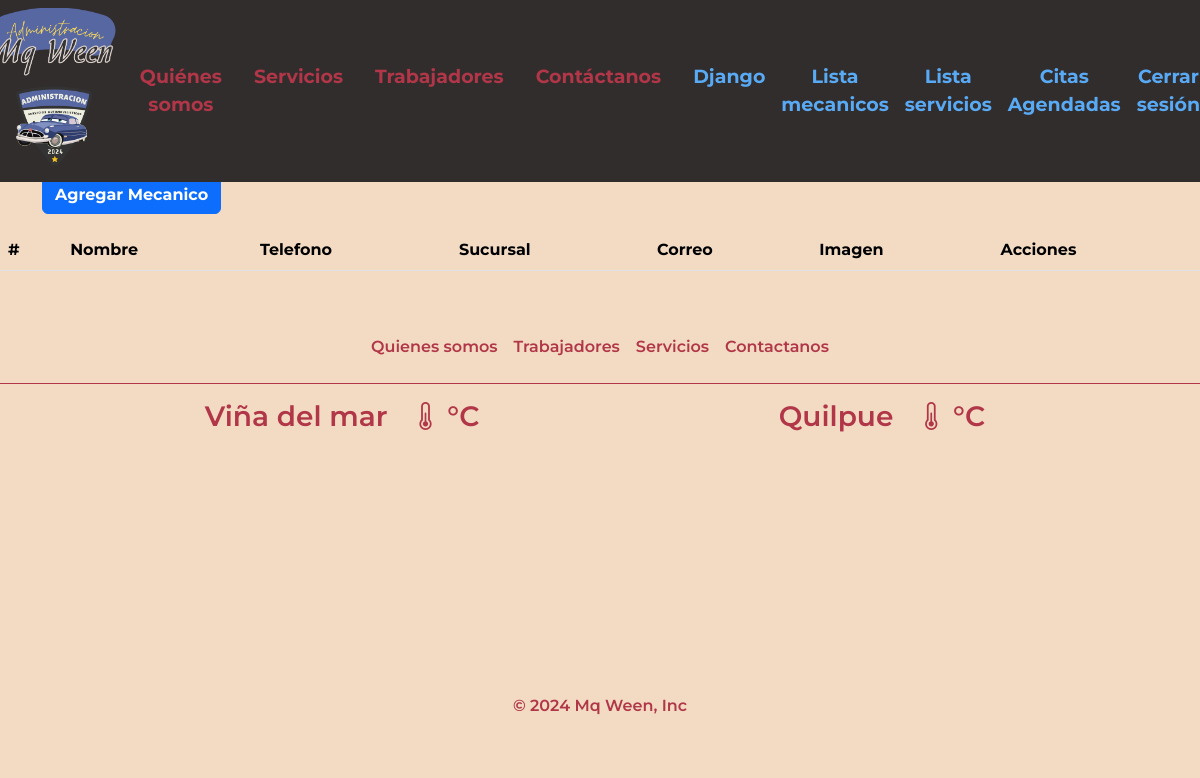
Page /mecanico_list (signed in) on the earlier database version.
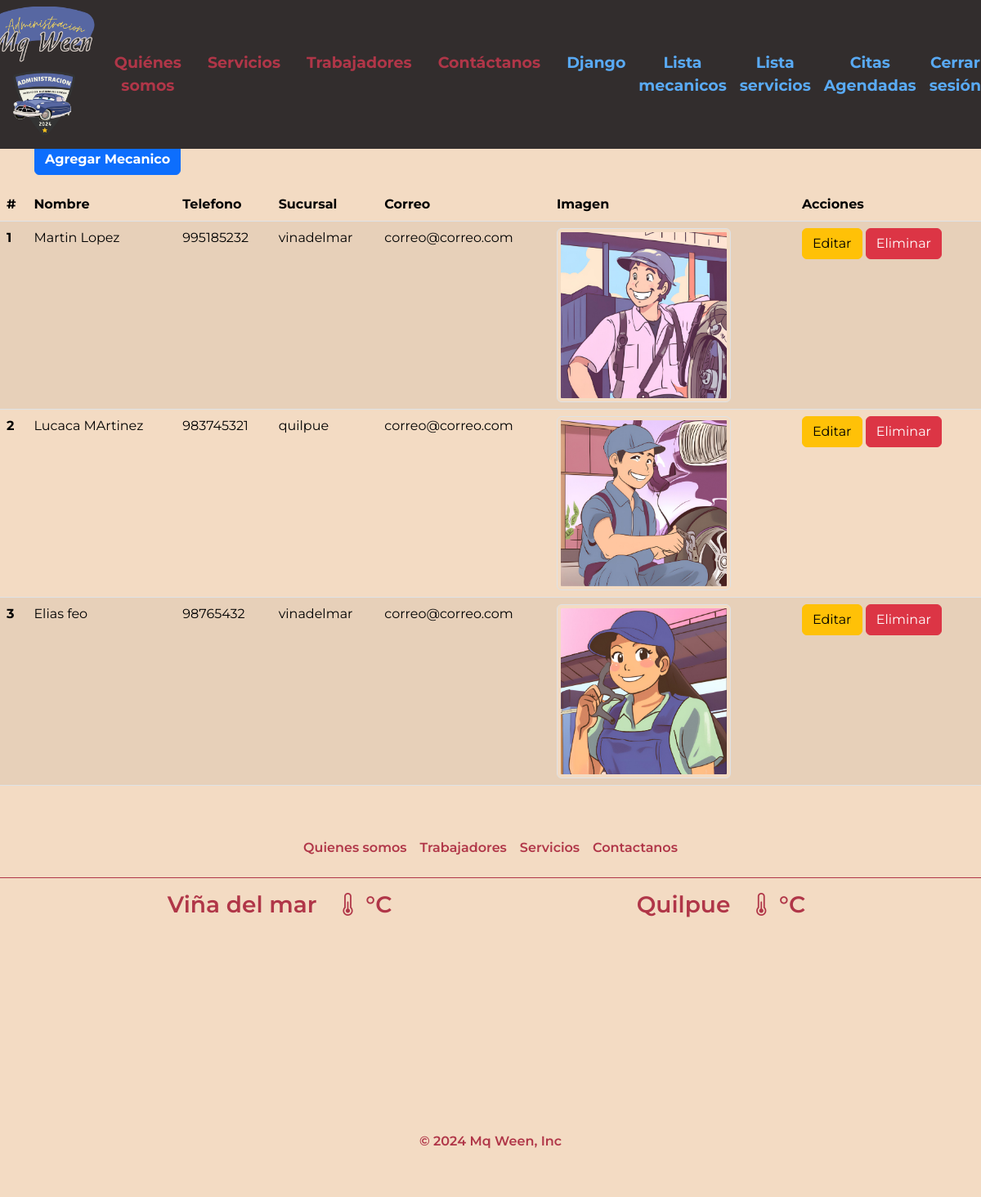
Same page on the later database version.
### base/models.py (models this page shows, shortened)
class mecanico(models.Model):
    id_mecanico = models.AutoField(primary_key=True)
    nombre = models.CharField(max_length=50)
    apellido = models.CharField(max_length=50)
    telefono = models.IntegerField(validators=[MaxValueValidator(9999999999)])
    correo = models.CharField(max_length=50)
    sucursal = models.CharField(max_length=50,null=True, blank=True)
    especialidad = models.CharField(max_length=50)
    experiencia = models.CharField(max_length=50)
    descripcion = models.TextField(null=True, blank=True)
    imagen = models.ImageField(upload_to='mecanicos', null=True, blank=True)
    def __str__(self):
        return self.nombre + ' ' + self.apellido

### base/views.py (the view)
# urls.py: path('mecanico_list', views.mecanico_list, name='mecanico_list'),
@login_required
@user_passes_test(is_superuser)
def mecanico_list(request):
    mecanicos = mecanico.objects.all()
    context = {
        "mecanicos":mecanicos,
        "soy_admin" :soy_admin(request.user)
    }
    return render(request, 'base/mecanico_list.html', context)

### base/views.py (called while the page is built)
def soy_admin(user):
    return user.is_authenticated and (user.is_staff or user.is_superuser)

def is_superuser(user):
    return user.is_superuser

### base/templates/base/mecanico_list.html (shortened to what this page needs)
{% extends '../base.html' %}
{% load static %}
{% block content %}
    <section class="lista-mecanicos">
        <div class="container mb-3 mt-5 pt-4 flex-column align-items-center justify-content-center">
            <div>
                <h1 class="mt-5 text-center fw-bold" style="color: var(--gris);">Lista Mecanicos</h1>
            </div>
            <div>
                <a href="{% url 'mecanico_add_no_id' %}" class="btn btn-primary fw-bold texto-color">Agregar Mecanico</a>
            </div>
        </div>
        <div class="table-responsive">
            <table class="table table-striped table-hover">
                <thead class="thead-dark">
                    <tr>
                        <th scope="col">#</th>
                        <th scope="col">Nombre</th>
                        <th scope="col">Telefono</th>
                        <th scope="col">Sucursal</th>
                        <th scope="col">Correo</th>
                        <th scope="col">Imagen</th>
                        <th scope="col">Acciones</th>
                    </tr>
                </thead>
                <tbody>
                    {% for mecanico in mecanicos %}
                        <tr>
                            <th scope="row">{{ mecanico.id_mecanico }}</th>
                            <td>{{ mecanico }}</td>
                            <td>{{ mecanico.telefono }}</td>
                            <td>{{ mecanico.sucursal }}</td>
                            <td>{{ mecanico.correo }}</td>
                            <td class="w-25">
                                {% if mecanico.imagen %}
                                    <img class="img-thumbnail w-75" src="{{ mecanico.imagen.url }}" alt="Imagen del mecanico">
                                {% else %}
                                    <p>Sin Imagen</p>
                                {% endif %}</td>
                            <td>
                                <a href="{% url 'mecanico_add' mecanico.id_mecanico %}"  class="btn btn-warning">Editar</a>
                                <a href="{% url 'mecanico_delete' mecanico.id_mecanico %}" class="btn btn-danger">Eliminar</a>
                            </td>
                        </tr>
                    {% endfor %}
                </tbody>
            </table>
        </div>
    </section>
    {% endblock %}

### base/templates/base.html (shortened to what this page needs)
{% load static %}
<!DOCTYPE html>
<html>
<head>
    <link href="https://cdn.jsdelivr.net/npm/bootstrap@5.3.3/dist/css/bootstrap.min.css" rel="stylesheet"
 />
    <link href="https://cdn.jsdelivr.net/npm/bootstrap-icons@1.7.2/font/bootstrap-icons.css" rel="stylesheet">
    {% if user.is_staff or user.is_superuser %}
        <link rel="stylesheet" href="{% static 'css/base_admin.css' %}">
        <link rel="stylesheet" href="{% static 'css/base.css' %}">
    {% else %}
        <link rel="stylesheet" href="{% static 'css/base.css' %}">
    {% endif %}
</head>
<body>
    <header id="navbar">
        <nav
            class="{% if soy_admin %}bg-body-tertiary-admin{% else %}bg-body-tertiary{% endif %} navbar navbar-expand-lg">
            <div class="container-fluid">
                <div class="d-flex flex-row align-items-center">
                    {% if user.is_staff or user.is_superuser %}
                    <div class="logo-container mr-auto ml-auto">
                        <a href="{% url 'index' %}"><img src="{% static 'img/logo-nombre-admin.png' %}" class="w-auto"
                                alt="logo-nombre-admin" /></a>
                        <a href="{% url 'index' %}"><img src="{% static 'img/logo-bar-admin.png' %}" class="w-auto"
                                alt="logo-empresa-admin" /></a>
                    </div>
                    {% endif %}
                </div>
                <div class="collapse navbar-collapse" id="navbarSupportedContent">
                    <ul class="navbar-nav me-auto fw-bold text-center">
                        <li class="nav-item">
                            <a class="nav-link fw-bold ms-5 me-2 my-2" href="{% url 'nosotros' %}">Quiénes somos</a>
                        </li>
                        <li class="nav-item">
                            <a class="nav-link fw-bold m-2" href="{% url 'servicios' %}">Servicios</a>
                        </li>
                        <li class="nav-item">
                            <a class="nav-link fw-bold m-2" href="{% url 'trabajadores' %}">Trabajadores</a>
                        </li>
                        <li class="nav-item">
                            <a class="nav-link fw-bold m-2" href="{% url 'contacto' %}">Contáctanos</a>
                        </li>
                    </ul>
                    <ul class="navbar-nav fw-bold text-center m-2">
                        {% if user.is_authenticated %}
                            {% if user.is_staff or user.is_superuser %}
                                <li class="nav-item">
                                    <a class="nav-link nav-link-admin" href="{% url 'admin:index' %}">Django</a>
                                </li>
                                <li class="nav-item">
                                    <a class="nav-link nav-link-admin" href="{% url 'mecanico_list' %}">Lista mecanicos</a>
                                </li>
                                <li class="nav-item">
                                    <a class="nav-link nav-link-admin" href="{% url 'servicio_list' %}">Lista servicios</a>
                                </li>
                                <li class="nav-item">
                                    <a class="nav-link nav-link-admin" href="{% url 'citas_admin' %}">Citas Agendadas</a>
                                </li>
                            {% endif %}
                            <li class="nav-item">
                                <a class="nav-link nav-link-admin" href="#"
                                    onclick="event.preventDefault(); document.getElementById('logout-form').submit();">Cerrar
                                    sesión</a>
                            </li>
                        {% endif %}
                    </ul>
                </div>
            </div>
        </nav>
    </header>
    <div>
        {% block content %}{% endblock %}
    </div>
    <footer class="py-3 my-4">
        <ul class="nav justify-content-center border-bottom pb-3 mb-3">
            <li class="nav-item"><a class="nav-link px-2 text-muted texto-footer" href="{% url 'nosotros' %}">Quienes
                    somos</a></li>
            <li class="nav-item"><a class="nav-link px-2 text-muted texto-footer"
                    href="{% url 'trabajadores' %}">Trabajadores</a></li>
            <li class="nav-item"><a class="nav-link px-2 text-muted texto-footer"
                    href="{% url 'servicios' %}">Servicios</a>
            </li>
            <li class="nav-item"><a class="nav-link px-2 text-muted texto-footer"
                    href="{% url 'contacto' %}">Contactanos</a>
            </li>
        </ul>
        <div class="contenedor-maps">
            <div id="map-container">
                <div class="d-flex flex-row justify-content-center">
                    <h3 class="texto-footer px-4">Viña del mar</h3>
                    <h3 class="texto-footer"><i class="bi bi-thermometer-half"></i> °C</h3>
                </div>
                <div id="map"></div>
            </div>
            <div id="map-container">
                <div class="d-flex flex-row justify-content-center">
                    <h3 class="texto-footer px-4">Quilpue</h3>
                    <h3 class="texto-footer"><i class="bi bi-thermometer-half"></i> °C</h3>
                </div>
                <div id="map2"></div>
            </div>
        </div>
        <p class="text-center text-muted texto-footer mt-4">© 2024 Mq Ween, Inc</p>
    </footer>
</body>
</html>

### base/static/css/base_admin.css (style rules this page uses)
.bg-body-tertiary-admin { background-color: var(--negro) !important; }
.nav-link-admin { color: var(--azul) !important; }
header .logo-container img { max-width: 140px !important; margin-right: -40px !important; }

### base/static/css/base.css (style rules this page uses)
:root { --rojo: #b03648 !important; --gris: #474646 !important; --piel: #f3dbc3 !important; --amarillo: #dfdf96 !important; --purpura: #612CEE !important; --verde: #5FD315 !important; --celeste: #26CAC0 !important; --naranja: #FF7F50 !important; --azul: #59aaf5 !important; --rosa: #FF1493 !important; --blanco: #FFFFFF !important; --negro: #322D2D !important; --bs-body-bg: var(--piel) !important; }
html { font-size: 100%; box-sizing: border-box; }
*, *:before, *:after { box-sizing: inherit; }
* { box-sizing: border-box; text-decoration: none; margin: 0; padding: 0; font-family: 'Montserrat',sans-serif; }
body { margin: 0; background-color: var(--piel); }
ul { list-style: none; }
.contenedor-maps { display: flex; justify-content: space-evenly; }
#map-container { width: 35%; height: 270px; overflow: hidden; text-align: center; }
#map,#map2 { height: 100%; width: 100%; position: static; }
.navbar-nav .nav-link { font-size: 19px; color: var(--rojo); }
#navbar { top: 0; position: fixed; z-index: 1000; width: 100%; transition: 1s; }
header .logo-container img { max-width: 100px; margin-right: -20px; }
header .container-fluid { justify-content: center !important; }
footer { background-color: var(--piel); }
.texto-footer { color: var(--rojo) !important; font-weight: 600; }
.border-bottom { border-bottom: 1px solid var(--rojo) !important; }

Differences in the rows shown:
added mecanico: id_mecanico "1", nombre+apellido "Martin Lopez", telefono "995185232", sucursal "vinadelmar", correo "correo@correo.com", imagen (picture)
added mecanico: id_mecanico "2", nombre+apellido "Lucaca MArtinez", telefono "983745321", sucursal "quilpue", correo "correo@correo.com", imagen (picture)
added mecanico: id_mecanico "3", nombre+apellido "Elias feo", telefono "98765432", sucursal "vinadelmar", correo "correo@correo.com", imagen (picture)
